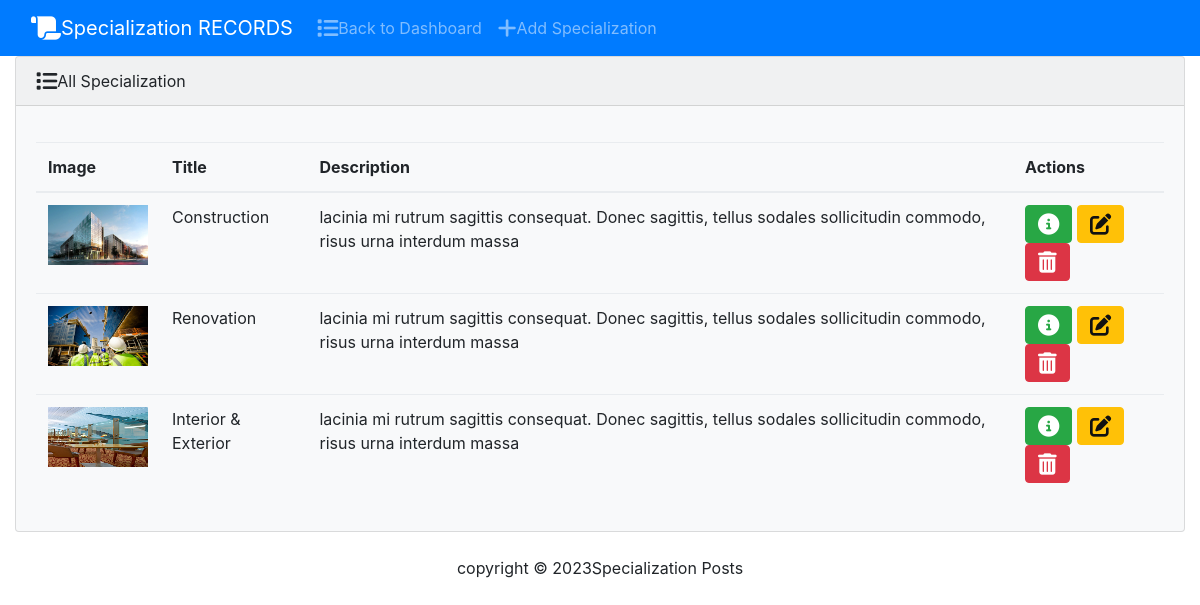
Page /special_list on the committed database.
### smproject/models.py (models this page shows, shortened)
class Special(models.Model):
    title = models.CharField(max_length=100)
    description = models.CharField(max_length=1000)
    special_image = models.ImageField(null=True, blank=True, upload_to="images/")

### smproject/views.py (the view)
# urls.py: path('special_list', SpecialListView.as_view(), name='special_list'),
class SpecialListView(ListView):
    context_object_name = 'specials'
    model = models.Special
    template_name = 'special_list.html'

### smproject/templates/special_list.html (shortened to what this page needs)
{% load static %}
<!DOCTYPE html>
<html>
<head>
  <link rel="stylesheet" href="https://cdnjs.cloudflare.com/ajax/libs/font-awesome/6.2.0/css/all.min.css" />
  <link rel="stylesheet" type="text/css" href="{% static 'css/font-awesome.min.css' %}">
  <link rel="stylesheet" type="text/css" href="{% static 'css/fontawesome-6.2/font-awesome.min.css' %}">
  <link href="{% static 'css/bootstrap.min.css' %}" rel="stylesheet">
<body class="d-flex flex-column min-vh-100">
   <nav class="navbar navbar-expand-lg navbar-dark bg-primary">
    <div class="container-fluid">
      <a class="navbar-brand" href="{% url 'special_list' %}"><i class="fa-solid fa-scroll fa-lg"></i>Specialization RECORDS</a>
      <div class="collapse navbar-collapse" id="navbarColor01">
        <ul class="navbar-nav me-auto">
          <li class="nav-item">
            <a class="nav-link" href="{% url 'dashboard' %}"><i class="fa-solid fa-list fa-lg"></i>Back to Dashboard</a>
          </li>
          <li class="nav-item">
            <a class="nav-link" href="{% url 'create_special' %}"><i class="fa-solid fa-plus fa-lg"></i>Add Specialization</a>
          </li>
        </ul>
      </div>
    </div>
  </nav>
        <div class="container-fluid">
            {% block body %}
            <div class="row">
              <div class="col-12">
                {% if specials %}
                <div class="card bg-light ms-4 me-4 mb-4">
                  <div class="card-header"><i class="fa-solid fa-list fa-lg"></i>All Specialization</div>
                  <div class="card-body">
                    <p class="card-text">
                      <div class="table-responsive">
                        <table class="table table-hover">
                          <thead>
                            <tr>
                              <th scope="col">Image</th>
                              <th scope="col">Title</th>
                              <th scope="col">Description</th>
                              <th scope="col">Actions</th>
                            </tr>
                          </thead>
                          <tbody>
                            <tr>
                             {% for special in specials %}
                             <tr>
                              <td><img src="{{ special.special_image.url }}" width="100" height="60" alt=""></td>
                              <td>{{special.title}}</td>
                              <td>{{special.description}}</td>
                              <td>
                                <a class="btn btn-success me-1" href="{% url 'special_details' special.pk %}">
                                  <i class="fa-solid fa-circle-info fa-lg"></i>
                                </a>
                                  <a class="btn btn-warning me-1" href="{% url 'update_special' special.pk %}"><i class="fa-solid fa-pen-to-square fa-lg"></i></a>
                                <button type="button" class="btn btn-danger" data-bs-toggle="modal" data-bs-target="#delete{{special.pk}}"><i class="fa-solid fa-trash-can fa-lg"></i></button>
                              </td>
                             {% endfor %}
                            </tr>
                          </tbody>
                        </table>
                      </div>
                    </p>
                  </div>
                </div>
                {% else %}
                <h5 class="alert alert-primary ms-4 me-4">No Records</h5>
                {% endif %}
              </div>
            </div>
            {% endblock %}
        </div>
        <footer class="mt-auto mb-4">
          <div class="text-center">
            <span>
              copyright &copy; <script>document.write(new Date().getFullYear())</script>Specialization Posts
            </span>
          </div>
        </footer>
</body>
</head>
</html>

### rows in the picture
Special: special_image (picture), title "Construction", description "lacinia mi rutrum sagittis consequat. Donec sagittis, tellus sodales sollicitudin commodo, risus urna interdum massa"
Special: special_image (picture), title "Renovation", description "lacinia mi rutrum sagittis consequat. Donec sagittis, tellus sodales sollicitudin commodo, risus urna interdum massa"
Special: special_image (picture), title "Interior & Exterior", description "lacinia mi rutrum sagittis consequat. Donec sagittis, tellus sodales sollicitudin commodo, risus urna interdum massa"
